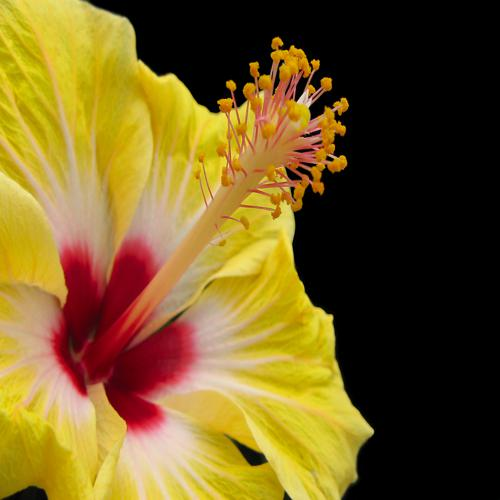
#> input picture resource/hibiscus500.jpg, 500 x 500 px
$ python cropping.py
#> lines starting #> are read from the running program, lines starting #| are printed output that depends on the picture
import cv2

img = cv2.imread('resource/hibiscus500.jpg')
#> img is the input picture: shape (500, 500, 3); mean B, G, R 35, 92, 116.4
# image can be considered as array of pixels. to crop, we will just provide the actual pixel range.

imgC = img[0:200,200:500] # [height, width]
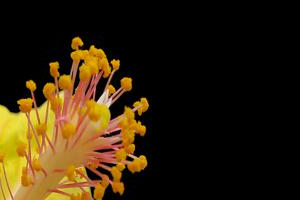
#> imgC: shape (200, 300, 3); mean B, G, R 11.8, 35.2, 49.9
cv2.imshow("Image",imgC)
cv2.waitKey(2000)

$ run again, with resource/hibiscus2.jpg copied over resource/hibiscus500.jpg
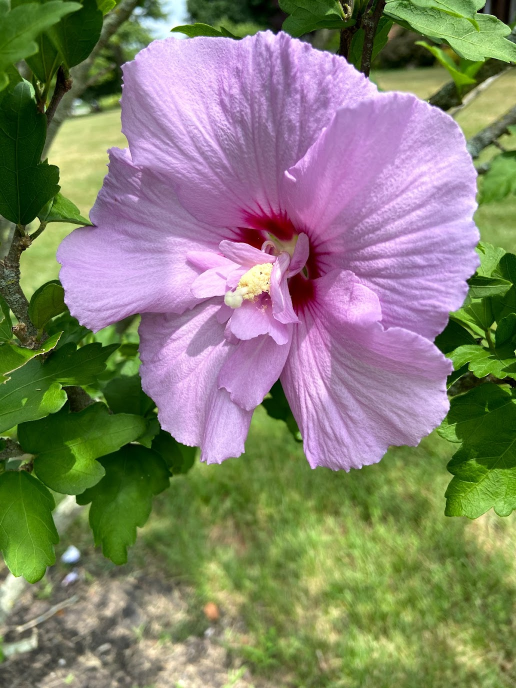
#> input picture resource/hibiscus2.jpg, 1032 x 1376 px (shown at 1/2 size)
#> img is the input picture: shape (1376, 1032, 3); mean B, G, R 110.5, 129.9, 132
#> `imgC = img[0:200,200:500]`:
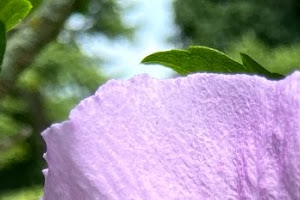
#> imgC: shape (200, 300, 3); mean B, G, R 155, 147.9, 153.2

$ run again, with resource/cards1.jpg copied over resource/hibiscus500.jpg
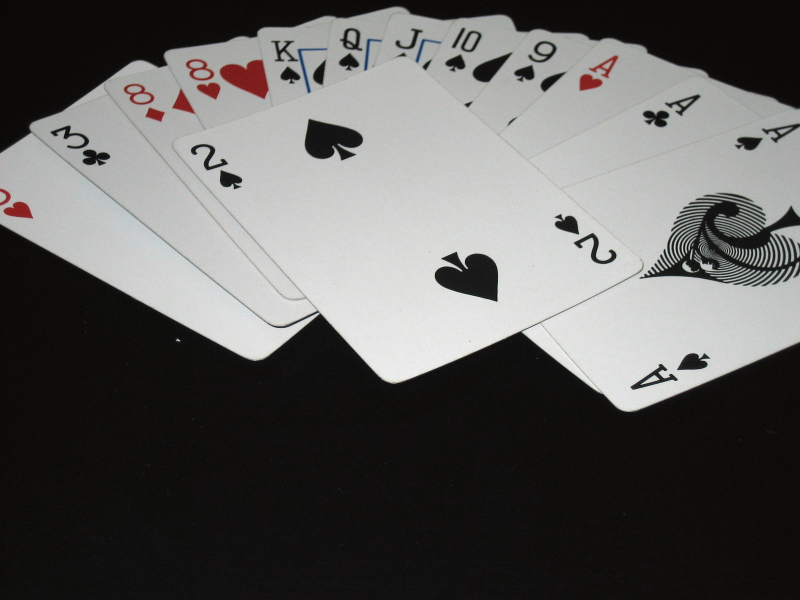
#> input picture resource/cards1.jpg, 1600 x 1200 px (shown at 1/2 size)
#> img is the input picture: shape (1200, 1600, 3); mean B, G, R 93.5, 95.1, 95.5
#> `imgC = img[0:200,200:500]`:
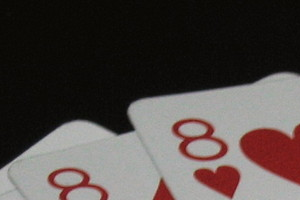
#> imgC: shape (200, 300, 3); mean B, G, R 69, 71.5, 79.4
